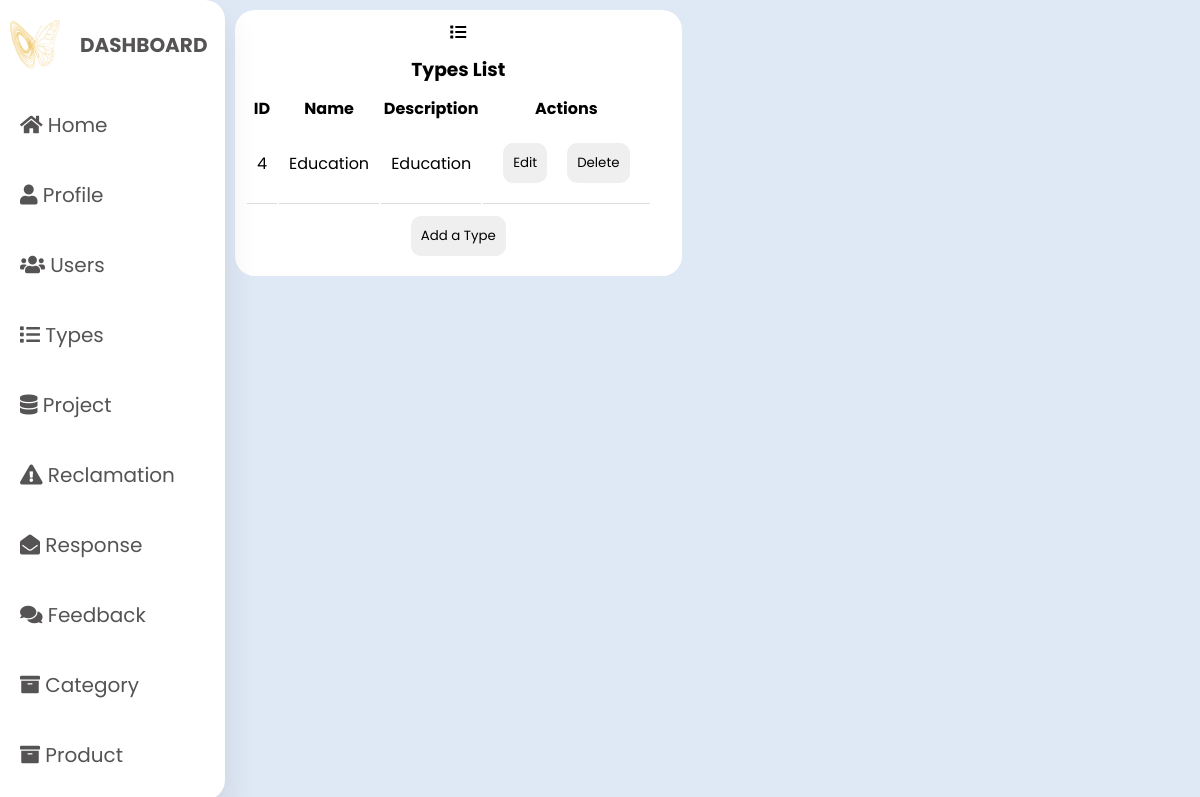
Page /view/Type/dashboard_type.php on the committed database.
### tables this page shows
CREATE TABLE `type` (
  `ID_Type` int(11) NOT NULL,
  `Type_name` varchar(20) NOT NULL,
  `Type_description` varchar(20) NOT NULL
);

### controller/type/typeC.php (called while the page is built, shortened)
<?php
class TypeC
{
    function read_type()
    {
        $conn = Config::getConnexion();
        $types = [];
        $r = $conn->query("SELECT * FROM type");
        foreach ($r as $row) {
            $type = [
                'ID_Type' => $row['ID_Type'],
                'Type_name' => $row['Type_name'],
                'Type_description' => $row['Type_description']
            ];
            $types[] = $type;
        }
        return $types;
    }
}

### view/Type/dashboard_type.php (the view, shortened to what this page needs)
<!DOCTYPE html>
<html lang="en">
<?php
require "../../controller/Type/typeC.php";
?>
<head>
    <link rel="stylesheet" href="../dashboard.css" />
    <link rel="stylesheet" href="https://cdnjs.cloudflare.com/ajax/libs/font-awesome/5.15.4/css/all.min.css" />
</head>
<body>
    <div class="container">
        <nav class="navbar">
            <ul>
                <li>
                    <a href="../index.php" class="logo">
                        <img src="../../assets/images/logo.png" alt="">
                        <span class="nav-item">Dashboard</span>
                    </a>
                </li>
                <li><a href="../index.php">
                        <i class="fas fa-home"></i>
                        <span class="nav-item">Home</span>
                    </a></li>
                <li><a href="">
                        <i class="fas fa-user"></i>
                        <span class="nav-item">Profile</span>
                    </a></li>
                <li><a href="../User/dashboard_user.php">
                        <i class="fas fa-users"></i>
                        <span class="nav-item">Users</span>
                    </a></li>
                <li><a href="dashboard_type.php">
                        <i class="fa fa-list"></i>
                        <span class="nav-item">Types</span>
                    </a></li>
                <li><a href="../Project/dashboard_project.php">
                        <i class="fa fa-database"></i>
                        <span class="nav-item">Project</span>
                    </a></li>
                <li><a href="../Reclamation/dashboard_reclamation.php">
                        <i class="fa fa-exclamation-triangle"></i>
                        <span class="nav-item">Reclamation</span>
                    </a></li>
                <li><a href="../Reponse/dashboard_reponse.php">
                        <i class="fa fa-envelope-open"></i>
                        <span class="nav-item">Response</span>
                    </a></li>
                <li><a href="#">
                        <i class="fa fa-comments"></i>
                        <span class="nav-item">Feedback</span>
                    </a></li>
                <li><a href="../Category/dashboard_category.php">
                        <i class="fa fa-archive"></i>
                        <span class="nav-item">Category</span>
                    </a></li>
                <li><a href="../Product/dashboard_product.php">
                        <i class="fa fa-archive"></i>
                        <span class="nav-item">Product</span>
                    </a></li>
                <li><a href="#" class="logout">
                    </a></li>
            </ul>
        </nav>
        <section class="main">
            <div class="users">
                <div class="card">
                    <i class="fa fa-list"></i>
                    <h3>Types List</h3>
                    <table class="table table-bordered">
                        <?php
                        $Type = new TypeC();
                        $types = $Type->read_type();
                        if (!empty($types) && (is_iterable($types) || is_object($types))) {
                            echo "<tr><th>ID</th><th>Name</th><th>Description</th><th>Actions</th></tr>";
                            foreach ($types as $type) {
                                echo "<tr>";
                                echo "<td>" . htmlspecialchars($type['ID_Type']) . "</td>";
                                echo "<td>" . htmlspecialchars($type['Type_name']) . "</td>";
                                echo "<td>" . htmlspecialchars($type['Type_description']) . "</td>";
                                echo "<td>";
                                echo "<button onclick=\"openEditModal(" . $type['ID_Type'] . ", '" . $type['Type_name'] . "', '" . $type['Type_description'] . "')\">Edit</button>";
                                echo "<button onclick=\"confirmDelete(" . $type['ID_Type'] . ")\">Delete</button>";
                                echo "</td>";
                                echo "</tr>";
                            }
                        } else {
                            echo "<tr><td colspan='4'>No types found</td></tr>";
                        }
                        ?>
                    </table>
                    <button onclick="createType()">Add a Type</button>
                </div>
            </div>
        </section>
    </div>
</body>
</html>
</body>
</html>

### view/dashboard.css (style rules this page uses)
* { margin: 0; padding: 0; outline: none; border: none; text-decoration: none; box-sizing: border-box; font-family: "Poppins", sans-serif; }
:root { --accent-color: #F4BE37; --secondary-color: #E2EAF1; --dark-color: #092035; --grey-color: #E2EAF1; --body-text-color: #7C8990; --light-text-color: #9CA5AD; --link-color: #092035; --green-color: #2ECC71; --red-color: #E74C3C; --purple-color: #9B59B6; --orange-color: #E67E22; --cyan-color: #3498DB; --pink-color: #FF6B81; }
body { background: #dfe9f5; font-family: "Poppins", sans-serif; }
.container { display: flex; }
nav { position: relative; height: 100vh; width: 280px; background: #ffff; overflow: hidden; box-shadow: 0 20px 35px rgba(0, 0, 0, 0.1); }
.navbar { width: 70px; transition: width 0.5s; border-radius: 0; overflow: hidden; display: flex; border-radius: 0 20px 20px 0; }
.navbar .nav-item { visibility: hidden; }
.logo { display: flex; align-items: center; padding: 20px; }
.logo img { width: 50px; height: 50px; display: flex; position: relative; right: 10px; }
.logo span { font-weight: bold; padding-left: 10px; font-size: 20px; text-transform: uppercase; }
a { color: rgb(85, 83, 83); font-size: 20px; display: block; padding: 20px; }
.users .card { width: 100%; margin: 10px; background: #fff; text-align: center; border-radius: 20px; padding: 10px; }
.users .card h3 { margin: 10px; text-transform: capitalize; }
button { padding: 10px; border-radius: 10px; border: none; margin: 10px; }
.table td { border-bottom: 1px solid #ddd; padding: 10px; }

### rows in the picture
type: ID_Type "4", Type_name "Education", Type_description "Education"
